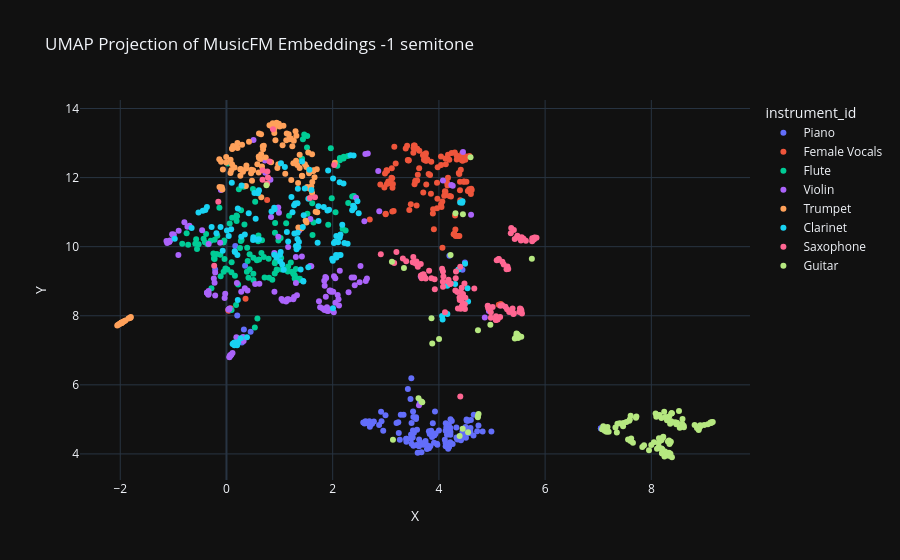

Notebook cell for this chart:
### Code cell
embedding_path = "./Embedding/MusicFM_embeddings/-1"
processor = EmbeddingPreprocessor(embedding_path)
processor.visualize_embeddings()
